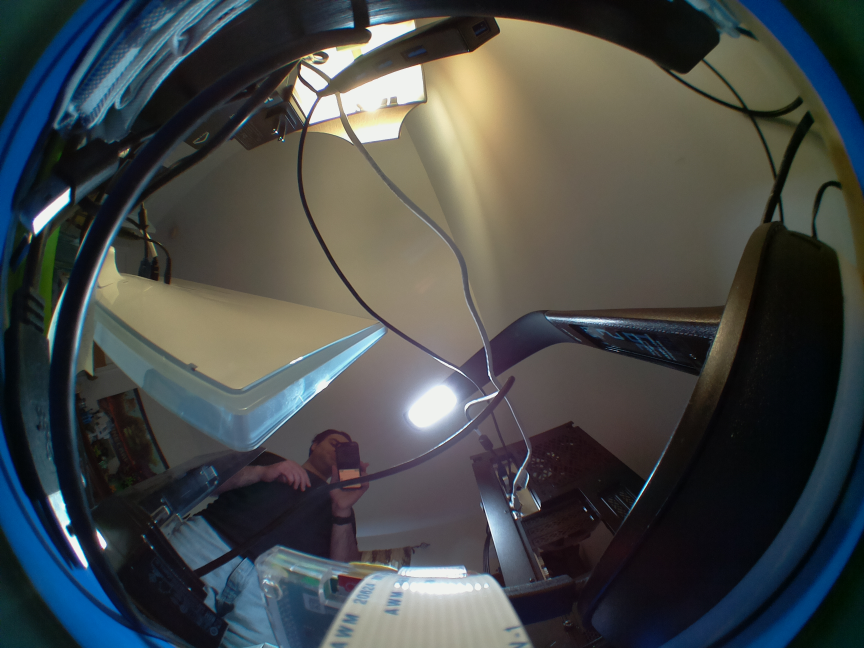
//> input picture fisheyeCameraDewarp/images/Fri 11 Mar 14_34_27 EST 2022.jpg, 2592 x 1944 px (shown at 1/3 size); its folder holds 4 pictures in this run
$ ./main2   (built with g++ and OpenCV 4)
//> lines starting //> are read from the running program, lines starting //| are printed output that depends on the picture
// https://learnopencv.com/camera-calibration-using-opencv/

#include <opencv2/opencv.hpp>
#include <opencv2/calib3d/calib3d.hpp>
#include <opencv2/highgui/highgui.hpp>
#include <opencv2/imgproc/imgproc.hpp>
#include <stdio.h>
#include <iostream>

// Defining the dimensions of checkerboard
int CHECKERBOARD[2]{6,9};

int main()
{
  // Creating vector to store vectors of 3D points for each checkerboard image
  std::vector<std::vector<cv::Point3f> > objpoints;

  // Creating vector to store vectors of 2D points for each checkerboard image
  std::vector<std::vector<cv::Point2f> > imgpoints;

  // Defining the world coordinates for 3D points
  std::vector<cv::Point3f> objp;
  for(int i{0}; i<CHECKERBOARD[1]; i++)
  {
    for(int j{0}; j<CHECKERBOARD[0]; j++)
      objp.push_back(cv::Point3f(j,i,0));
  }


  // Extracting path of individual image stored in a given directory
  std::vector<cv::String> images;
  // Path of the folder containing checkerboard images
  std::string path = "./images/*.jpg";

  cv::glob(path, images);

  cv::Mat frame, gray;
  // vector to store the pixel coordinates of detected checker board corners
  std::vector<cv::Point2f> corner_pts;
  bool success;

  // Looping over all the images in the directory
  for(int i{0}; i<images.size(); i++)
  {
    frame = cv::imread(images[i]);
//> frame is the input picture: 1944 rows x 2592 cols, CV_8UC3; mean B, G, R 72.8, 73.4, 69.7
    cv::cvtColor(frame,gray,cv::COLOR_BGR2GRAY);
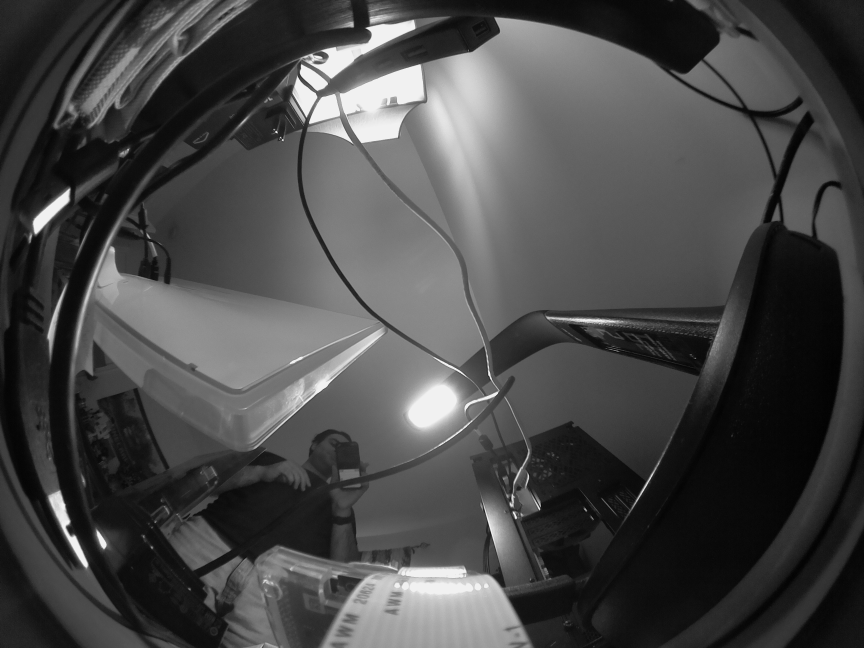
//> gray: 1944 rows x 2592 cols, CV_8UC1 (shown at 1/3 size); min 0, max 242, mean 72.2

    // Finding checker board corners
    // If desired number of corners are found in the image then success = true
    success = cv::findChessboardCorners(gray, cv::Size(CHECKERBOARD[0], CHECKERBOARD[1]), corner_pts, CV_CALIB_CB_ADAPTIVE_THRESH | CV_CALIB_CB_FAST_CHECK | CV_CALIB_CB_NORMALIZE_IMAGE);
//> success = false; corner_pts = empty

    /*
     * If desired number of corner are detected,
     * we refine the pixel coordinates and display
     * them on the images of checker board
    */
    if(success)
    {
      cv::TermCriteria criteria(CV_TERMCRIT_EPS | CV_TERMCRIT_ITER, 30, 0.001);

      // refining pixel coordinates for given 2d points.
      cv::cornerSubPix(gray,corner_pts,cv::Size(11,11), cv::Size(-1,-1),criteria);

      // Displaying the detected corner points on the checker board
      cv::drawChessboardCorners(frame, cv::Size(CHECKERBOARD[0], CHECKERBOARD[1]), corner_pts, success);

      objpoints.push_back(objp);
      imgpoints.push_back(corner_pts);
    }

    cv::imshow("Image",frame);
    cv::waitKey(0);
  }
//> pass 2 of the loop `for(int i{0}; i<images.size(); i++)`:
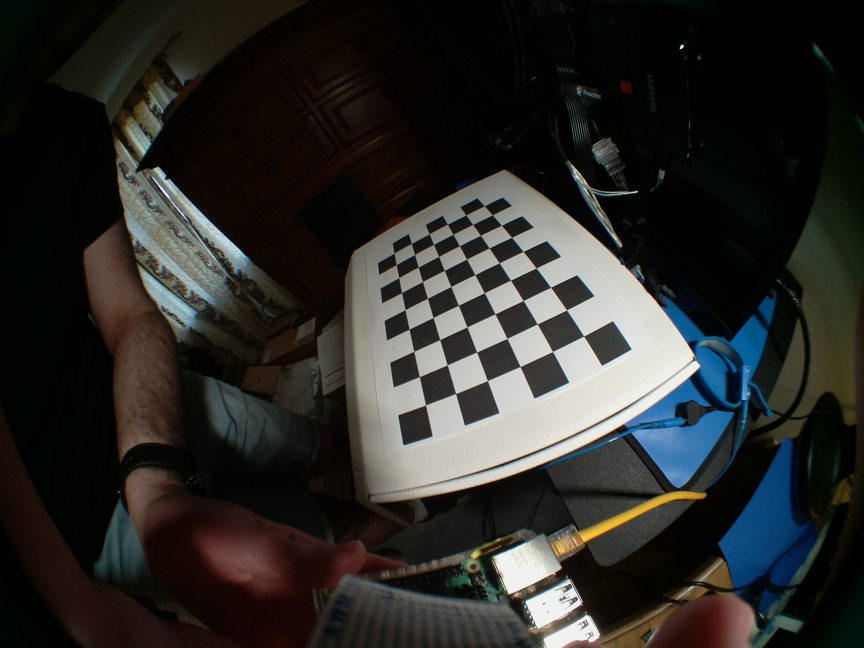
//> input picture fisheyeCameraDewarp/images/Fri 11 Mar 14_57_35 EST 2022.jpg, 2592 x 1944 px (shown at 1/3 size)
//> frame is the input picture: 1944 rows x 2592 cols, CV_8UC3; mean B, G, R 39.7, 43, 42.9
//> `cv::cvtColor(frame,gray,cv::COLOR_BGR2GRAY);`:
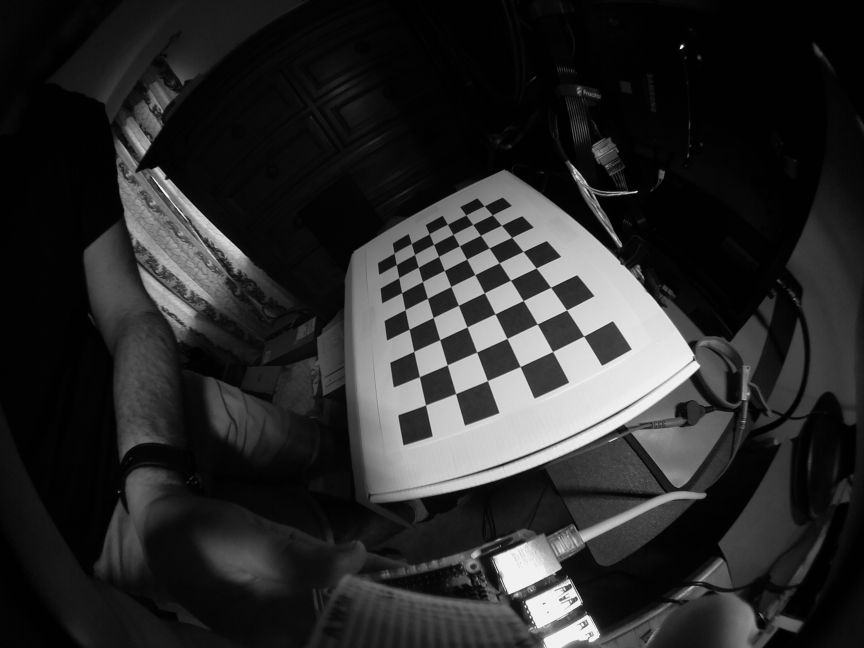
//> gray: 1944 rows x 2592 cols, CV_8UC1 (shown at 1/3 size); min 0, max 243, mean 42.6
//> `success = cv::findChessboardCorners(gray, cv::Size(CHECKERBOARD[0], CH..`: success = true; corner_pts = 54 Points (x, y), first 12: [1752.1, 1009.5], [1659.2, 1055.7], [1561.6, 1100.7], [1463.7, 1144], [1367.8, 1182.3], [1277.6, 1217], [1701, 931.3], [1613.1, 973.1], [1522.5, 1016.1], [1431.7, 1057.6], [1343.3, 1096.7], [1259.8, 1131.6]
//> `cv::cornerSubPix(gray,corner_pts,cv::Size(11,11), cv::Size(-1,-1),crit..`: corner_pts = 54 Points (x, y), first 12: [1752.2, 1009.4], [1658.8, 1055.5], [1561.5, 1100.7], [1463.4, 1143], [1368, 1182], [1277.7, 1216.2], [1700.8, 931], [1612.8, 973.1], [1522.1, 1016.3], [1431.4, 1057.4], [1342.8, 1095.9], [1259.2, 1131.3]
//> imgpoints = 1 point lists
//> pass 3 of the loop `for(int i{0}; i<images.size(); i++)`:
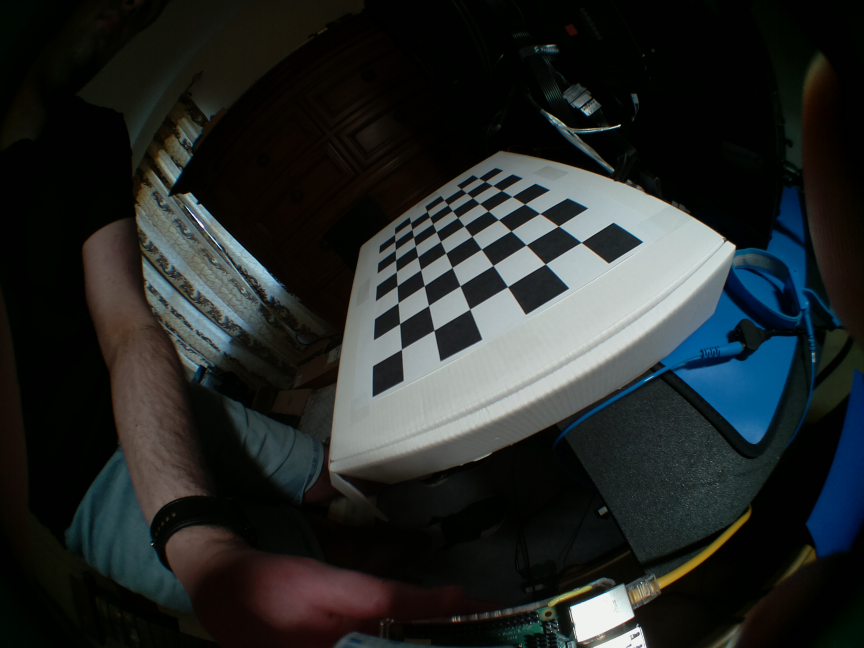
//> input picture fisheyeCameraDewarp/images/Fri 11 Mar 14_58_23 EST 2022.jpg, 2592 x 1944 px (shown at 1/3 size)
//> frame is the input picture: 1944 rows x 2592 cols, CV_8UC3; mean B, G, R 39.4, 40.4, 36.6
//> `cv::cvtColor(frame,gray,cv::COLOR_BGR2GRAY);`:
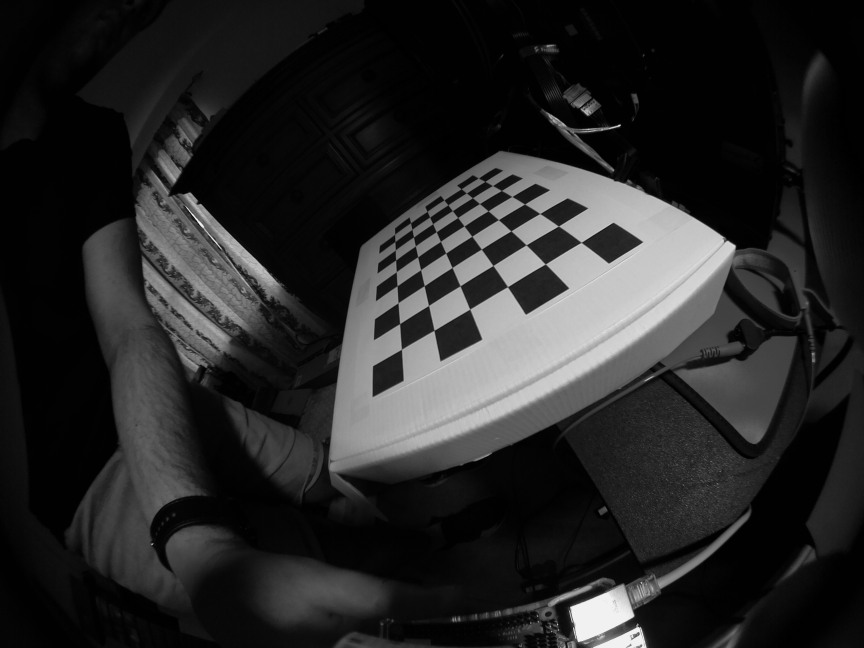
//> gray: 1944 rows x 2592 cols, CV_8UC1 (shown at 1/3 size); min 0, max 243, mean 39.2
//> `success = cv::findChessboardCorners(gray, cv::Size(CHECKERBOARD[0], CH..`: corner_pts = 54 Points (x, y), first 12: [1744, 727.5], [1637.8, 791.4], [1525.4, 861.3], [1411.7, 926.8], [1304.3, 992.8], [1205.7, 1048.6], [1676.4, 678.5], [1581.2, 735.6], [1480.9, 796.1], [1382.5, 859.3], [1287.5, 915.4], [1201, 972.7]
//> `cv::cornerSubPix(gray,corner_pts,cv::Size(11,11), cv::Size(-1,-1),crit..`: corner_pts = 54 Points (x, y), first 12: [1744.6, 728], [1637, 793], [1523.7, 861.1], [1410.5, 928.4], [1303.2, 992.1], [1205.5, 1048.8], [1676.4, 679.1], [1579.4, 735.7], [1480.2, 797.5], [1381.3, 858.6], [1286.7, 917.5], [1200, 972.2]
//> imgpoints = 2 point lists
//> the loop made 4 passes; the first 3 are shown

  cv::destroyAllWindows();

  cv::Mat cameraMatrix,distCoeffs,R,T;

  /*
   * Performing camera calibration by
   * passing the value of known 3D points (objpoints)
   * and corresponding pixel coordinates of the
   * detected corners (imgpoints)
  */
  cv::calibrateCamera(objpoints, imgpoints, cv::Size(gray.rows,gray.cols), cameraMatrix, distCoeffs, R, T);

  std::cout << "cameraMatrix : " << cameraMatrix << std::endl;
  std::cout << "distCoeffs : " << distCoeffs << std::endl;
  std::cout << "Rotation vector : " << R << std::endl;
  std::cout << "Translation vector : " << T << std::endl;

  return 0;
}
